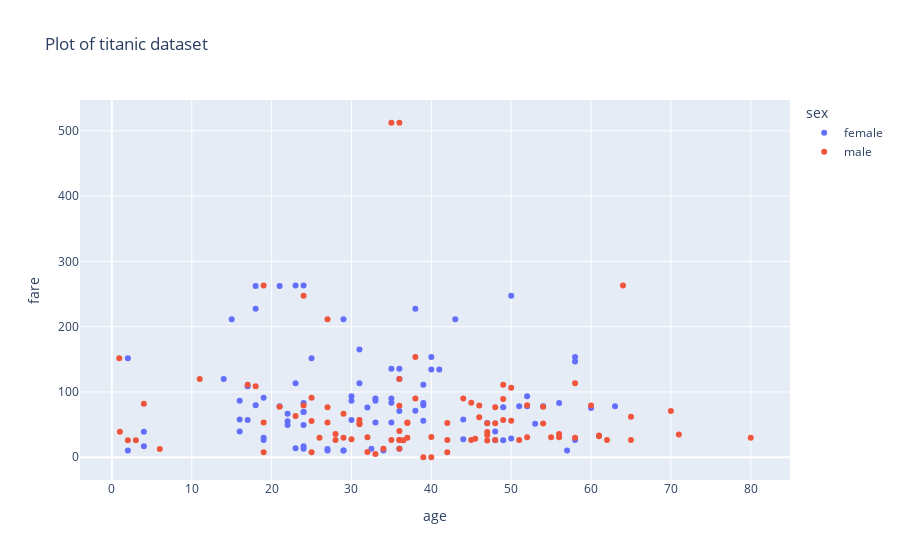

Notebook code for this chart:
### Code cell
# scatterpot
df.dropna(inplace=True)
fig = px.scatter(df, x = 'age',color = 'sex',y = 'fare',title = 'Plot of titanic dataset')
fig.show()
fig.write_image('./nazish/02_scatterplot.png', format='png', width=800, height=600, scale=3)

### Figure 1 — Plotly figure (JSON) as saved in the notebook; plotly's stock layout.template omitted (floating-point values rounded to 4 significant figures)
{"data": [{"hovertemplate": "sex=female<br>age=%{x}<br>fare=%{y}<extra></extra>", "legendgroup": "female", "marker": {"color": "#636efa", "symbol": "circle"}, "mode": "markers", "name": "female", "orientation": "v", "showlegend": true, "type": "scatter", "x": [38, 35, 4, 58, 49, 29, 23, 32.5, 19, 22, 50, 44, 58, 2, 31, 32, 35, 29, 30, 58, 35, 63, 19, 2, 50, 17, 30, 24, 18, 31, 40, 36, 36, 16, 41, 24, 24, 22, 60, 24, 23, 24, 33, 14, 23, 35, 54, 25, 16, 34, 30, 44, 22, 36, 48, 39, 53, 39, 39, 18, 52, 40, 4, 21, 24, 15, 18, 24, 38, 27, 29, 21, 33, 36, 51, 57, 43, 17, 49, 33, 52, 27, 39, 16, 48, 47, 56, 19], "xaxis": "x", "y": [71.28, 53.1, 16.7, 26.55, 76.73, 10.5, 263, 13, 26.28, 66.6, 28.71, 27.72, 146.5, 10.46, 113.3, 76.29, 83.47, 10.46, 86.5, 153.5, 135.6, 77.96, 91.08, 151.6, 247.5, 108.9, 56.93, 83.16, 262.4, 164.9, 134.5, 135.6, 13, 57.98, 134.5, 263, 13, 55, 75.25, 69.3, 113.3, 16.7, 90, 120, 13.79, 90, 78.27, 151.6, 86.5, 10.5, 93.5, 57.98, 49.5, 71, 39.6, 79.65, 51.48, 55.9, 110.9, 79.65, 78.27, 153.5, 39, 77.96, 69.3, 211.3, 227.5, 49.5, 227.5, 10.5, 211.3, 262.4, 86.5, 120, 77.96, 10.5, 211.3, 57, 25.93, 53.1, 93.5, 12.47, 83.16, 39.4, 25.93, 52.55, 83.16, 30], "yaxis": "y"}, {"hovertemplate": "sex=male<br>age=%{x}<br>fare=%{y}<extra></extra>", "legendgroup": "male", "marker": {"color": "#EF553B", "symbol": "circle"}, "mode": "markers", "name": "male", "orientation": "v", "showlegend": true, "type": "scatter", "x": [54, 34, 28, 19, 65, 45, 25, 46, 71, 23, 21, 47, 24, 54, 37, 24, 36.5, 61, 56, 1, 3, 40, 38, 44, 37, 62, 52, 40, 37, 36, 0.92, 45.5, 38, 29, 2, 25, 27, 36, 32, 28, 50, 64, 4, 52, 30, 49, 65, 48, 47, 25, 58, 55, 18, 36, 47, 45, 50, 17, 36, 36, 60, 49, 42, 61, 80, 32, 48, 56, 58, 47, 31, 36, 27, 31, 49, 42, 35, 42, 48, 19, 27, 35, 36, 70, 19, 6, 29, 46, 11, 39, 51, 31, 33, 26], "xaxis": "x", "y": [51.86, 13, 35.5, 263, 61.98, 83.47, 7.65, 61.17, 34.65, 63.36, 77.29, 52, 247.5, 77.29, 53.1, 79.2, 26, 33.5, 30.7, 39, 26, 31, 90, 90, 52.55, 26.55, 79.65, 0, 29.7, 12.88, 151.6, 28.5, 153.5, 66.6, 26, 55.44, 211.5, 120, 8.05, 26.55, 55.9, 263, 81.86, 30.5, 27.75, 89.1, 26.55, 26.55, 38.5, 91.08, 29.7, 30.5, 108.9, 26.29, 34.02, 26.55, 106.4, 110.9, 26.39, 40.12, 79.2, 56.93, 52.55, 32.32, 30, 30.5, 76.73, 35.5, 113.3, 25.59, 52, 512.3, 76.73, 57, 110.9, 7.65, 26.29, 26.29, 52, 7.65, 53.1, 512.3, 78.85, 71, 53.1, 12.47, 30, 79.2, 120, 0, 26.55, 50.5, 5, 30], "yaxis": "y"}], "layout": {"legend": {"title": {"text": "sex"}, "tracegroupgap": 0}, "title": {"text": "Plot of titanic dataset"}, "xaxis": {"anchor": "y", "domain": [0, 1], "title": {"text": "age"}}, "yaxis": {"anchor": "x", "domain": [0, 1], "title": {"text": "fare"}}}}
